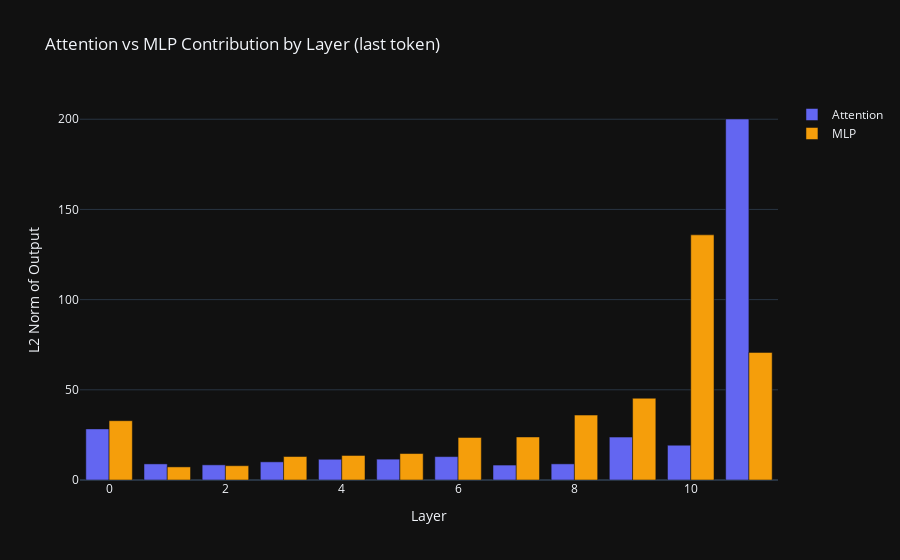

Notebook cell for this chart:
### Markdown cell above
### What Are Attention vs MLPs Contributing?

Each layer has two components that write to the residual stream:
1. **Attention** — moves information between token positions
2. **MLP** — processes information at each position

Let's see which one matters more at each layer.

### Code cell
# Compare attention vs MLP contributions at the last token
attn_norms = []
mlp_norms = []

for layer in range(model.cfg.n_layers):
    attn_out = cache[f"blocks.{layer}.hook_attn_out"][0, -1, :]
    mlp_out = cache[f"blocks.{layer}.hook_mlp_out"][0, -1, :]
    attn_norms.append(attn_out.norm().item())
    mlp_norms.append(mlp_out.norm().item())

fig = go.Figure()
fig.add_trace(go.Bar(name="Attention", x=list(range(12)), y=attn_norms, marker_color="#6366f1"))
fig.add_trace(go.Bar(name="MLP", x=list(range(12)), y=mlp_norms, marker_color="#f59e0b"))
fig.update_layout(
    barmode="group",
    title="Attention vs MLP Contribution by Layer (last token)",
    xaxis_title="Layer",
    yaxis_title="L2 Norm of Output",
    template="plotly_dark"
)
fig.show()

### Figure 1 — Plotly figure (JSON) as saved in the notebook; plotly's stock layout.template omitted (floating-point values rounded to 4 significant figures)
{"data": [{"marker": {"color": "#6366f1"}, "name": "Attention", "type": "bar", "x": [0, 1, 2, 3, 4, 5, 6, 7, 8, 9, 10, 11], "y": [28.34, 8.927, 8.391, 10.06, 11.51, 11.57, 12.97, 8.281, 8.943, 23.79, 19.28, 200.1]}, {"marker": {"color": "#f59e0b"}, "name": "MLP", "type": "bar", "x": [0, 1, 2, 3, 4, 5, 6, 7, 8, 9, 10, 11], "y": [32.88, 7.265, 7.923, 13.02, 13.6, 14.67, 23.6, 23.87, 36.0, 45.34, 135.9, 70.73]}], "layout": {"barmode": "group", "title": {"text": "Attention vs MLP Contribution by Layer (last token)"}, "xaxis": {"title": {"text": "Layer"}}, "yaxis": {"title": {"text": "L2 Norm of Output"}}}}
